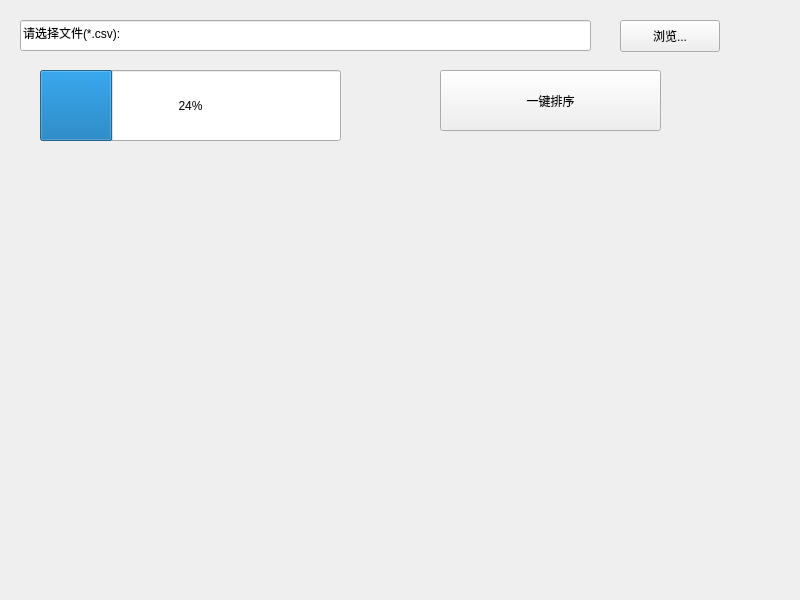
<?xml version="1.0" encoding="UTF-8"?>
<ui version="4.0">
 <class>MainWindow</class>
 <widget class="QMainWindow" name="MainWindow">
  <property name="geometry">
   <rect>
    <x>0</x>
    <y>0</y>
    <width>800</width>
    <height>600</height>
   </rect>
  </property>
  <property name="windowTitle">
   <string>Qt股票分析工具</string>
  </property>
  <property name="styleSheet">
   <string notr="true">MainWindow {
	background-color: rgb(255, 255, 255);
}</string>
  </property>
  <widget class="QWidget" name="centralwidget">
   <widget class="QLineEdit" name="inputPathLine">
    <property name="geometry">
     <rect>
      <x>20</x>
      <y>20</y>
      <width>571</width>
      <height>31</height>
     </rect>
    </property>
    <property name="text">
     <string>请选择文件(*.csv):</string>
    </property>
   </widget>
   <widget class="QPushButton" name="browseButton">
    <property name="geometry">
     <rect>
      <x>620</x>
      <y>20</y>
      <width>100</width>
      <height>32</height>
     </rect>
    </property>
    <property name="text">
     <string>浏览...</string>
    </property>
   </widget>
   <widget class="QPushButton" name="sortButton">
    <property name="geometry">
     <rect>
      <x>440</x>
      <y>70</y>
      <width>221</width>
      <height>61</height>
     </rect>
    </property>
    <property name="text">
     <string>一键排序</string>
    </property>
   </widget>
   <widget class="QProgressBar" name="progressBar">
    <property name="geometry">
     <rect>
      <x>40</x>
      <y>70</y>
      <width>301</width>
      <height>71</height>
     </rect>
    </property>
    <property name="styleSheet">
     <string notr="true"/>
    </property>
    <property name="value">
     <number>24</number>
    </property>
   </widget>
  </widget>
 </widget>
 <resources/>
 <connections/>
</ui>
